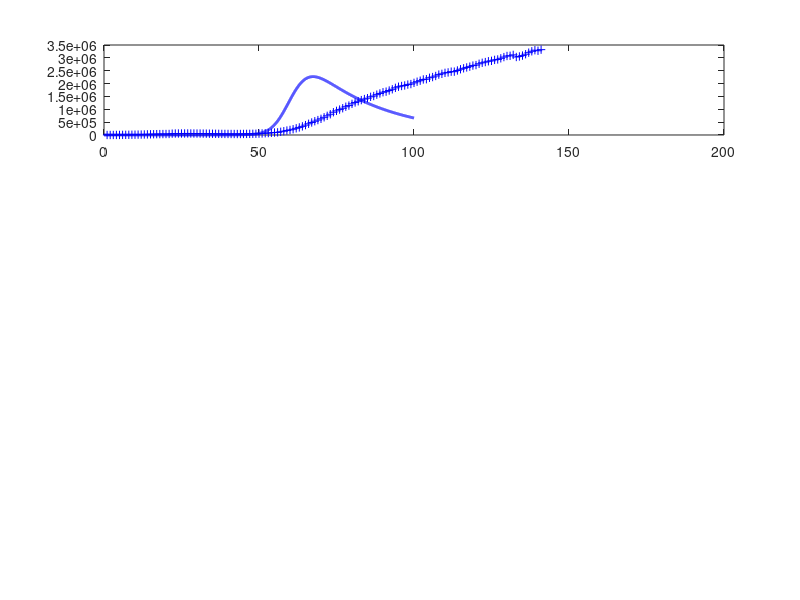

Write MATLAB code to recreate this figure. (Note: this script raises an error after producing the figure.)
% svr19.m

% Revised:  2020 03 25

% Mathemtatical model for the spread of the covid19 virus
% Model for GLOBAL spread of virus
% Model for CHINA spread of virus: download svr19CHINA.m
% Data from https://www.worldometers.info/coronavirus/
% Date file:  covid19.mat  variable covid19
% Model specified by the variables in the INPUT SECTION of the Script

% DOING PHYSICS WITH MATLAB: 
%   http://www.physics.usyd.edu.au/teach_res/mp/mphome.htm
% Documentation
%   http://www.physics.usyd.edu.au/teach_res/mp/doc/sird19E.htm
% Download Scripts
%   http://www.physics.usyd.edu.au/teach_res/mp/mscripts/

% Ian Cooper
% email: matlabvisualphysics@gmail.com
% Matlab 2019b

% Populations: Data d / Model
% Susceptible individuals:  Sd  S
% Active infections (currently infected);  Id  I
% Recovered:  Rd  R
% Dead:  Dd  D

close all
clear
clc

global Imax Rmax Dmax ITmax Smax

load('covid19.mat')

% DATA: variable covid19
% Col 1: World   Id   Currently Infected Cases
% Col 2: World   Rd   Recovered
% Col 3: World   Dd   Deaths

% Data for China with Script svr19CHINA.m
% Col 4: China   Total infected cases
% Col 5: China   Currently Infected Cases
% Col 6: China   Deaths
% Col 7: USA     Total infected cases
% Col 8: USA     Currently infected cases
% Col 9: USA     Deaths
% Col 10: AUST     Total infected cases
% Col 11: AUST     Currently infected cases
% Col 12: AUST     Deaths


% Initialize arrays  **************************************************
  % Model: number of time steps 
  num = 5000;
  I = zeros(num,1);
  N = zeros(num,1);
  D = zeros(num,1);
  R = zeros(num,1);

% INPUTS: Model Parameters ********************************************
% Maximum number of days for model   [200]
  tMax = 100;
% Adjustible model parameters  
  a(1) = 0.45;
  a(2) = 0.042;
  a(3) = 0.93;
  a(4) = 1;
  I(1) = 568;
  S0 = 1e9;
  w  = 8;
  t0 = 0;
  
  
% SETUP  ************************************************************** 
% Time [days]
  t = linspace(0,tMax,num)';
  dt = t(2) - t(1);

% Susceptible Population
  S1 = 0.5.*S0 .* exp(-0.5.*((t-t0)./w).^2);
  S2 = S0 .* exp(-0.5.*((t-50)./w).^2);
  S = S1 + S2;
  
% DATA: Id Rd Dd / Number of data days for COVID19 ******************** 
  Ndays  = find(covid19 == 0,1) - 1;  
  Id  = covid19(1:Ndays,1);
  Rd = covid19(1:Ndays,2);
  Dd    = covid19(1:Ndays,3);

  Idtot = Id + Rd + Dd;
  Idmax = max(Id);
  Rdmax = max(Rd);
  Ddmax = max(Dd);
  ITdmax = max(Idtot);
  
% DATA: Percentages
  pId = 100*Id(end) / Idtot(end);
  pRd = 100*Rd(end) / Idtot(end);
  pDd = 100*Dd(end) / Idtot(end);


% MODEL  **************************************************************  
for n = 1:num-1
  dS = a(1)*(S(n)/S0)*I(n)*dt;
  dN = a(2)*I(n)*dt;
  I(n+1) = I(n) + dS - dN;
  N(n+1) = N(n) + dN;
  R(n+1) = a(3)*N(n+1);
  D(n+1) = N(n+1) - R(n+1);
%  S(n+1) = S(n+1) - a(4)*dS;
end

  Itot = I + R + D; 
  Imax = max(I);
  ITmax= max(Itot);
  Rmax = max(R);
  Dmax = max(D);
  Smax = max(S);
  
% Percentages: model
  pI = 100*I(end) / Itot(end);
  pR = 100*R(end) / Itot(end);
  pD = 100*D(end) / Itot(end);  
  
% Exponential increase
  th = 5; k = log(2)/th;
  Iexp = I(1).*exp(k*(t-42));
  

 
% GRAPHICS  *********************************************************** 

figure(1)
  set(gcf,'units','normalized');
  set(gcf,'position',[0.02 0.05 0.3 0.75]);
  set(gcf,'color','w');

subplot(4,1,1)  % INFECTIONS
    xP = 1: Ndays;
    yP = Id;
    plot(xP,yP,'b+')   

    hold on
    
    xP = t; yP = I;
    plot(xP,yP,'b','linewidth',2)
   
     plotMonths(1)
     
    grid on
    title('Active Infections  I')
    ylabel('I','FontName','Times New Roman')  
    set(gca,'fontsize',12)
  
    
subplot(4,1,2)   % RECOVERIES
    xP = 1: Ndays;
    yP = Rd; 
    plot(xP,yP,'k+')
    hold on
 
    xP = t; yP = R;
    plot(xP,yP,'k','linewidth',2)
    
    plotMonths(2)
    
    grid on

    ylabel('R')
    title('Recoveries  R')
    set(gca,'fontsize',12)
   
 
 subplot(4,1,3)    % DEATHS
    xP = 1: Ndays;
    yP = Dd; 
    plot(xP,yP,'r+')
    hold on
 
    xP = t; yP = D;
    plot(xP,yP,'r','linewidth',2)
    
    plotMonths(3)

    grid on
    ylabel('D')
    title('Deaths  D')
    set(gca,'fontsize',12) 
    
    
 subplot(4,1,4)   % Total infections
    xP = t(1:2500);
    yP = Iexp(1:2500);
    plot(xP,yP,'r','linewidth',1.2)
     ylim([0 1.2*ITmax])
    hold on
 
    xP = 1: Ndays;
    yP = Idtot; 
    plot(xP,yP,'b+')
    hold on
    xP = t; yP = Itot;
    plot(xP,yP,'b','linewidth',2)
    
    plotMonths(4)
    
    grid on
    xlabel('days elapsed')
    ylabel('I_{tot}','FontName','Times New Roman')
    title('Total Infections I_{tot}');
    set(gca,'fontsize',12) 
    

figure(2)
   set(gcf,'units','normalized');
   set(gcf,'position',[0.60 0.05 0.25 0.25]);
   set(gcf,'color','w');

   plotMonths(5)   

   xP = t; yP = S;
   plot(xP,yP,'k','linewidth',2)
   grid on
   xlabel('days elapsed')
   ylabel('Susceptible population  S') 
      
   txt = sprintf('S_{max} = %3.0e',Smax);
   text(100,11.2e4,txt,'fontsize',12)

    
    
    
figure(7)
   set(gcf,'units','normalized');
   set(gcf,'position',[0.33 0.1 0.25 0.5]);
   set(gcf,'color','w');

   xlim([0 120])
   ylim([-60 250])
   hh = 250; dh = -25;
   
   txt = 'Start date:  22 January 2020';
   Htext = text(0,hh,txt,'fontsize',12);
   set(Htext,'color','k')
   
   hh = hh+dh;
   txt = 'Model Parameters';
   text(0,hh,txt,'fontsize',12)
   
   hh = hh+dh;
   txt = sprintf('I(1) = %3.0f   S_0 = %2.0e   w = %2.2f   t_0 = %2.0f', ...
       I(1),S0,w,t0);
   text(0,hh,txt,'fontsize',12)
   
   hh = hh+dh;
   txt = sprintf('a(1) = %3.3f   a(2) = %2.3f   a(3) = %2.3f   a(4)= %2.3f', ...
       a(1),a(2),a(3),a(4));
   text(0,hh,txt,'fontsize',12)
      
   hh = hh+2*dh; 
   txt = 'DATA';
   text(0,hh,txt,'fontsize',12)
   
    z = datenum([2020 1 22]);
    z = z + Ndays-1;
    z = datetime(z,'ConvertFrom','datenum');
    z.Format = 'dd-MMM-yyyy';
    txt = cellstr(z) ; 
    text(20,hh,txt,'fontsize',12)
    
   hh = hh+dh;
   z1 = Id(end); z2 = Rd(end); z3 = Dd(end); z4 = z1+z2+z3;  
   txt = sprintf('I = %5.0f    R = %5.0f    D = %5.0f    I_{tot} = %5.0f', z1,z2,z3,z4);
   text(6,hh,txt,'fontsize',12)
   
   % Recoveries and Deaths
    pR = 100*Rd(end)/(Rd(end)+Dd(end));
    pD = 100*Dd(end)/(Rd(end)+Dd(end));
    hh = hh+dh;
    txt = sprintf('percent: Active = %2.1f  Recoveries = %2.1f    Deaths = %2.1f   ',pId,pRd,pDd);
    text(2,hh,txt,'fontsize',12)  
   
   hh = hh+2*dh; 
   txt = 'MODEL PREDICTIONS';
   text(0,hh,txt,'fontsize',12)
   
    z = datenum([2020 1 22]);
    z = z + tMax;
    z = datetime(z,'ConvertFrom','datenum');
    z.Format = 'dd-MMM-yyyy';
    txt = cellstr(z) ; 
    text(60,hh,txt,'fontsize',12)
   
   hh = hh+dh;
    z1 = I(end); z2 = R(end); z3 = D(end); z4 = z1+z2+z3;  
    txt = sprintf('I = %5.0f    R = %5.0f    D = %5.0f    I_{tot} = %5.0f', z1,z2,z3,z4);
    text(6,hh,txt,'fontsize',12)

   hh = hh+dh;
    txt = 'Peak';
    text(10,hh,txt,'fontsize',12)
    z = find(I == Imax,1);
    z = t(z) + datenum([2020 1 22]);
    z = datetime(z,'ConvertFrom','datenum');
    z.Format = 'dd-MMM-yyyy';
    txt = cellstr(z) ; 
    text(30,hh,txt,'fontsize',12)
   
    txt = sprintf('I_{peak} = %5.0f',Imax);
    text(70,hh,txt,'fontsize',12)
   
    hh = hh+dh;
    txt = sprintf('percent: Active = %2.1f  Recoveries = %2.1f    Deaths = %2.1f   ',pI,pR,pD);
    text(2,hh,txt,'fontsize',12)   
       

    
    axis off
   
    
    function  pM = plotMonths(z)
     global Imax Rmax Dmax ITmax Smax
     
     % Months
       m1 = [2020 01 22];    % day zero
       m2 = [2020 02  1];    % Feb
       m3 = [2020 03  1];    % Mar
       m4 = [2020 04  1];    % Apr
       m5 = [2020 05  1];    % May
       m6 = [2020 06  1];    % Jun
       m7 = [2020 07  1];    % Jul
       m8 = [2020 08  1];    % Aug
   
      tm(1) = datenum(m1);
      tm(2) = datenum(m2) - tm(1);
      tm(3) = datenum(m3) - tm(1);
      tm(4) = datenum(m4) - tm(1);
      tm(5) = datenum(m5) - tm(1);
      tm(6) = datenum(m6) - tm(1);
      tm(7) = datenum(m7) - tm(1);
      tm(8) = datenum(m8) - tm(1);
   
      if z == 1; yMax = Imax; end
      if z == 2; yMax = Rmax; end
      if z == 3; yMax = Dmax; end
      if z == 4; yMax = ITmax; end
      if z == 5; yMax = Smax; end
      
      for n = 2:8
        plot([tm(n), tm(n)], [0, yMax],'linewidth',1,'color', [0.5 0.5 0.5]);
        hold on
      end
      
      ys = 0.8;
      text(22, ys*yMax,'F')
      text(52, ys*yMax,'M')
      text(82, ys*yMax,'A')
      text(112,ys*yMax,'M')
      text(142,ys*yMax,'J')
      text(172,ys*yMax,'J')
      
   end
   
   
